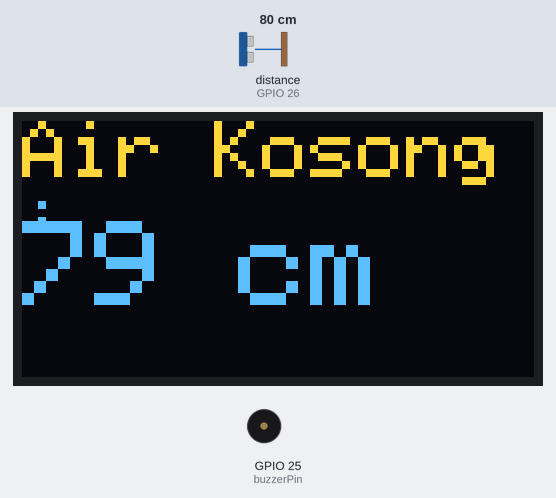
Simulated run of this program. Board: ESP32. Parts: 128×64 one-colour display, buzzer (waves = sounding). Wiring (inferred from the names in the program): ultrasonic range finder: trigger GPIO 27; echo GPIO 26. The test bench sets the inputs (shaded band); at power-on: distance to the obstacle (sensor on GPIO 26) 80 cm. The echo pulse lasts 58.3 µs per cm; the OLED is the two-colour kind (top 16 rows yellow); WiFi joins after 1.5 s; servers stay silent unless stated; storage starts empty; what the program prints to the serial monitor is not drawn.

Above: at 6.8 s.
6.9 s: distance to the obstacle (sensor on GPIO 26) set to 64 cm
At 8.4 s:
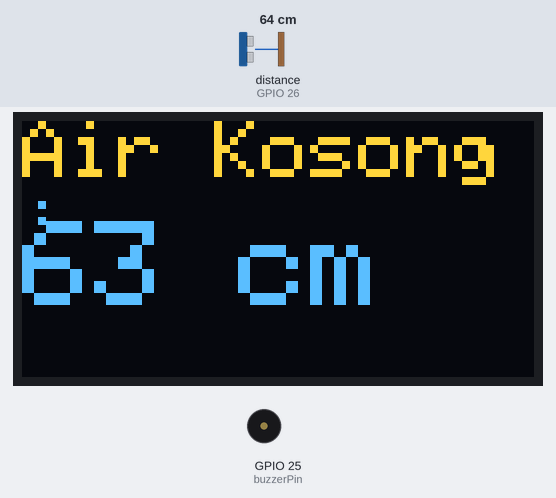
8.7 s: distance to the obstacle (sensor on GPIO 26) set to 59 cm
At 10.1 s:
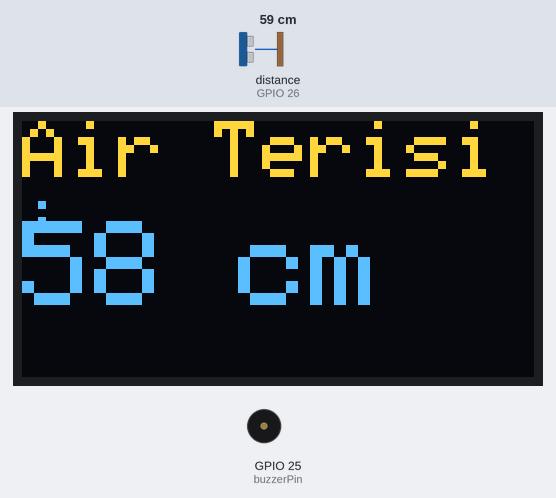
10.4 s: distance to the obstacle (sensor on GPIO 26) set to 12 cm
At 11.7 s:
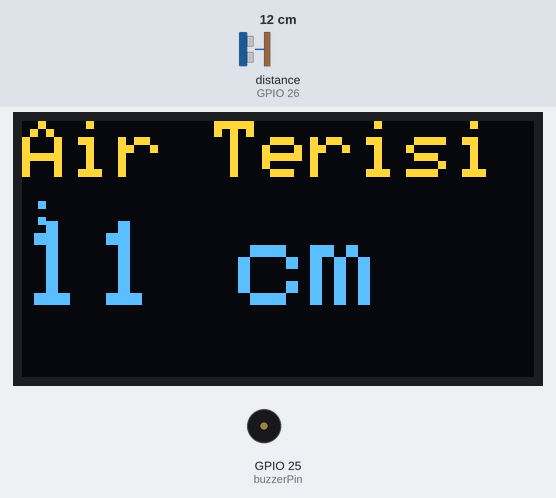
12.0 s: distance to the obstacle (sensor on GPIO 26) set to 9 cm
At 13.3 s:
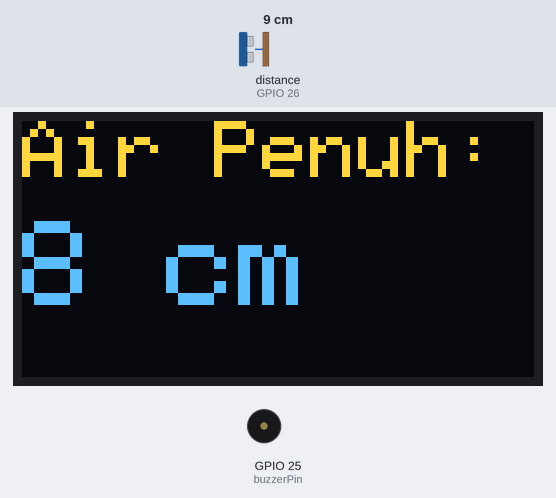
Timing chart, 0 to 16.0 s (numbered marks = the images above; inputs shaded):
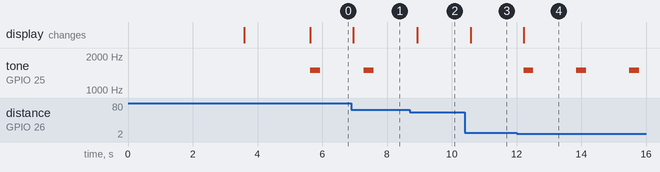

Measured:
- the behaviour switches between 62 and 61 cm on distance to the obstacle (sensor on GPIO 26) (found by bisection; images 1 and 2)
- the behaviour switches between 11 and 10 cm on distance to the obstacle (sensor on GPIO 26) (found by bisection; images 3 and 4)
- after the input at 6.9 s, the display: changes after 0.06 s (image 1)
- after the input at 8.7 s, tone on GPIO 25 (buzzerPin): stays silent (without the input it goes to 1500 Hz after 0.24 s); the display: changes after 0.24 s (image 2)
- after the input at 10.4 s, the display: changes after 0.18 s (image 3)
- after the input at 12.0 s, tone on GPIO 25 (buzzerPin): alternates 1500 Hz for 0.30 s and silent for 1.3 s, starting after 0.22 s; the display: changes after 0.22 s (image 4)

The program:

main.cpp
```cpp
#include <WiFi.h>
#include <WebServer.h>
#include <SPIFFS.h>
#include <Wire.h>
#include <Adafruit_GFX.h>
#include <Adafruit_SSD1306.h>

// WiFi credentials
const char* ssid = "fu.kyy";
const char* password = "aaaaaaa1";

// Pins
const int trigPin = 27;
const int echoPin = 26;
const int buzzerPin = 25;

// OLED settings
#define SCREEN_WIDTH 128
#define SCREEN_HEIGHT 64
Adafruit_SSD1306 display(SCREEN_WIDTH, SCREEN_HEIGHT, &Wire, -1);

// Web server on port 80
WebServer server(80);

// Buzzer timing
unsigned long lastBeepTime = 0;
const unsigned long beepInterval = 1500;

// Function to read distance from ultrasonic sensor
long readDistanceCM() {
  digitalWrite(trigPin, LOW);
  delayMicroseconds(2);
  digitalWrite(trigPin, HIGH);
  delayMicroseconds(10);
  digitalWrite(trigPin, LOW);
  long duration = pulseIn(echoPin, HIGH);
  return duration * 0.034 / 2;
}

void setup() {
  Serial.begin(115200);

  pinMode(trigPin, OUTPUT);
  pinMode(echoPin, INPUT);
  pinMode(buzzerPin, OUTPUT);
  noTone(buzzerPin);

  // Initialize OLED display
  if (!display.begin(SSD1306_SWITCHCAPVCC, 0x3C)) {
    Serial.println("OLED gagal");
    for (;;);
  }
  display.clearDisplay();
  display.setTextSize(2);
  display.setTextColor(SSD1306_WHITE);
  display.setCursor(0, 10);
  display.println("Tandon Air");
  display.setTextSize(1);
  display.setCursor(0, 35);
  display.println("Monitoring...");
  display.display();
  delay(2000);
  display.clearDisplay();

  // Connect to WiFi
  WiFi.begin(ssid, password);
  Serial.print("Menghubungkan ke WiFi");
  while (WiFi.status() != WL_CONNECTED) {
    delay(500);
    Serial.print(".");
  }
  Serial.println("\nTerhubung!");
  Serial.println(WiFi.localIP());

  display.setTextSize(1);
  display.setCursor(0, 0);
  display.println("WiFi Terhubung!");
  display.setTextSize(1);
  display.setCursor(0, 15);
  display.println(WiFi.localIP());
  display.display();
  delay(2000);
  display.clearDisplay();

  // Mount SPIFFS filesystem
  if (!SPIFFS.begin(true)) {
    Serial.println("Gagal mount SPIFFS");
    return;
  }

  // Handle root path - serve index.html from SPIFFS
  server.on("/", HTTP_GET, []() {
    File file = SPIFFS.open("/dashboard.html", "r");
    if (!file) {
      server.send(500, "text/plain", "index.html tidak ditemukan");
      return;
    }
    server.streamFile(file, "text/html");
    file.close();
  });

  // Endpoint to return distance as JSON
  server.on("/jarak", HTTP_GET, []() {
    long jarak = readDistanceCM();
    String json = "{\"jarak\":" + String(jarak) + "}";
    server.send(200, "application/json", json);
  });

  // Start server
  server.begin();
  Serial.println("Web server aktif");
}

void loop() {
  server.handleClient();

  long jarak = readDistanceCM();
  Serial.println("Jarak: " + String(jarak) + " cm");

  display.clearDisplay();
  display.setTextSize(2);
  display.setCursor(0, 0);

  if (jarak < 10) {
    display.print("Air Penuh:");
  } else if (jarak > 60) {
    display.print("Air Kosong:");
  } else {
    display.print("Air Terisi:");
  }

  display.setTextSize(3);
  display.setCursor(0, 25);
  display.print(jarak);
  display.println(" cm");
  display.display();

// Logika buzzer
if (jarak < 10 || jarak > 60) {
  unsigned long now = millis();
  if (now - lastBeepTime >= beepInterval) {
    tone(buzzerPin, 1500, 300);
    lastBeepTime = now;
  }
} else {
  noTone(buzzerPin);
}

delay(300);
}
```
